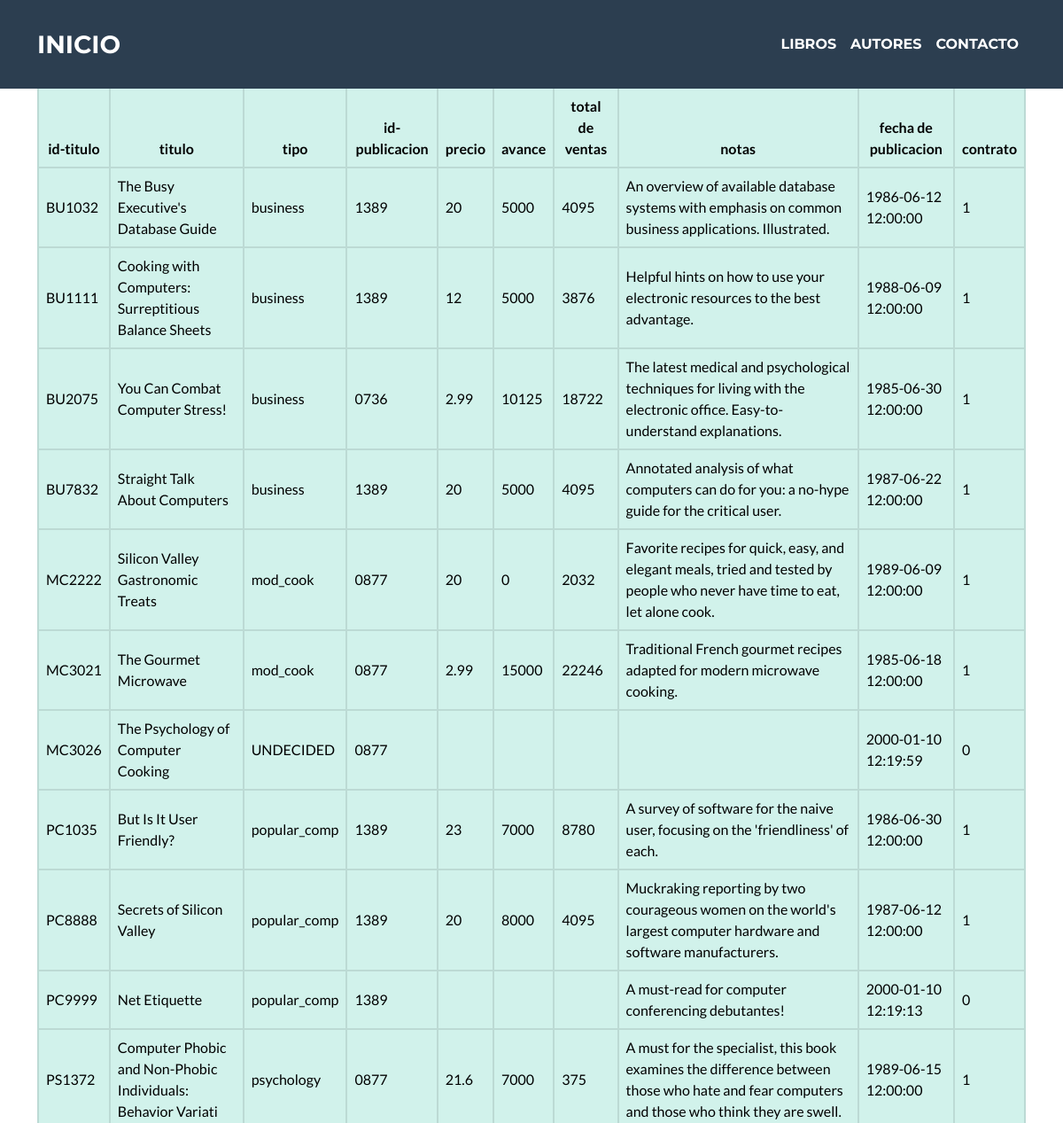
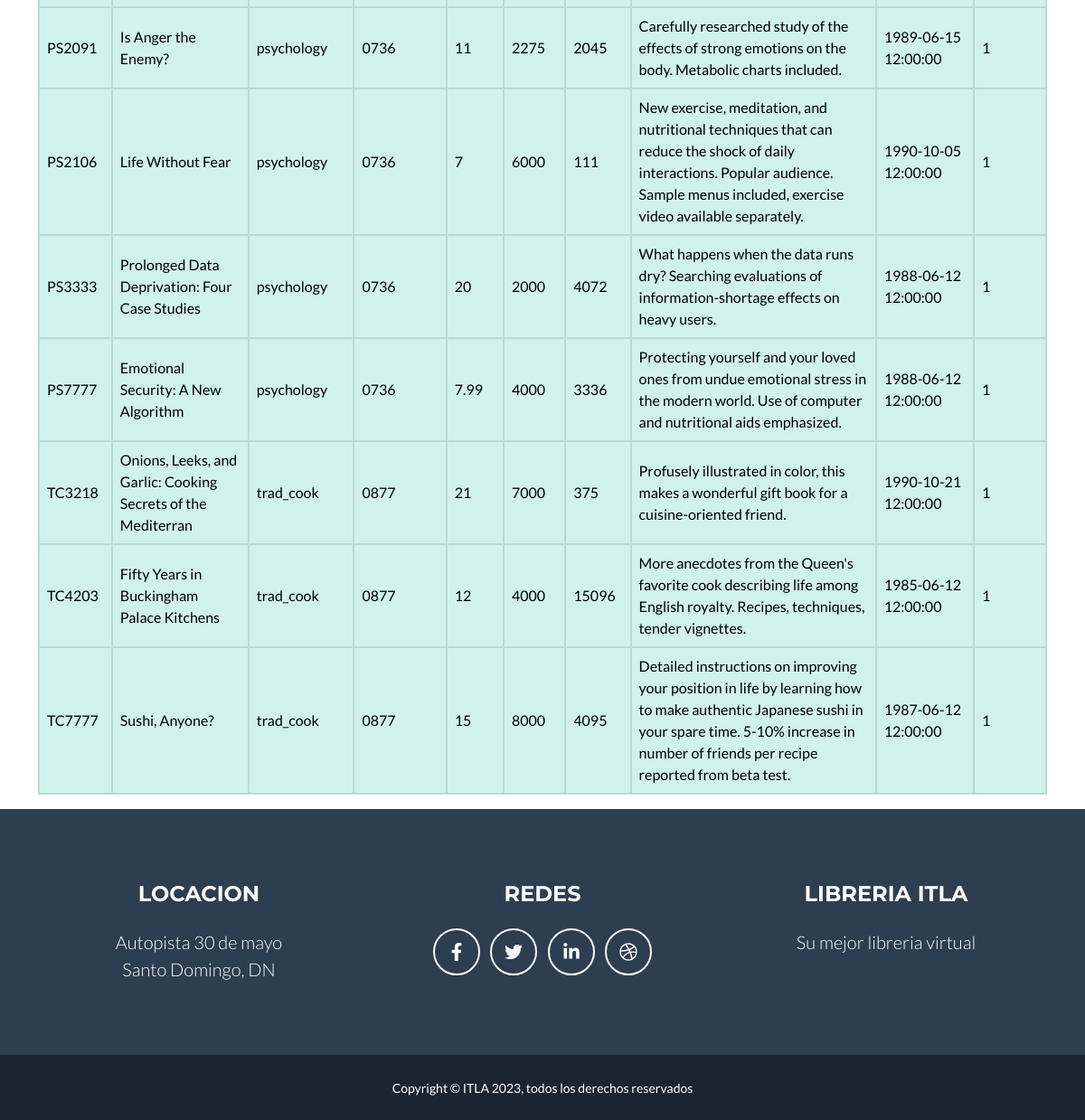
The app's page /libros.php with its own data (2 pictures, top to bottom).
### tables this page shows
CREATE TABLE `titulos` (
  `id_titulo` varchar(6) NOT NULL,
  `titulo` varchar(60) NOT NULL,
  `tipo` varchar(15) NOT NULL,
  `id_pub` varchar(4) NOT NULL,
  `precio` double DEFAULT NULL,
  `avance` double DEFAULT NULL,
  `total_ventas` int(11) DEFAULT NULL,
  `notas` varchar(255) NOT NULL,
  `fecha_pub` datetime NOT NULL,
  `contrato` varchar(1) NOT NULL
);

### libros.php (the view, shortened to what this page needs)
<?php
include("conexion.php");
$libros = "SELECT * FROM titulos"
?>
<!DOCTYPE html>
<html lang="es">
    <head>
        <link href="css/styles.css" rel="stylesheet" />
    </head>
    <body>
        <nav class="navbar navbar-expand-lg bg-secondary text-uppercase fixed-top" id="mainNav">
            <div class="container">
                <a class="navbar-brand" href="index.php">Inicio</a>
                <div class="collapse navbar-collapse" id="navbarResponsive">
                    <ul class="navbar-nav ms-auto">
                        <li class="nav-item"><a class="nav-link" href="libros.php">Libros</a></li>
                        <li class="nav-item"><a class="nav-link" href="autores.php">Autores</a></li>
                        <li class="nav-item "><a class="nav-link" href="contacto.php">Contacto</a></li>
                    </ul>
                </div>
            </div>
        </nav>
        <h1 class="text-center">Libreria ITLA</h1>
        <h3 class="text-center">Acceda a nuestro catalogo</h3>
        <div class="container">
            <div class="row">
                <div class="col-lg-12">
                    <table id="tablaLibros" class="table-hover table-bordered table-primary table align-middle" style="width:100%">
                         <thead class="text-center">
                            <th>id-titulo</th>
                            <th>titulo</th>
                            <th>tipo</th>
                            <th>id-publicacion</th>
                            <th>precio</th>
                            <th>avance</th>
                            <th>total de ventas</th>
                            <th>notas</th>
                            <th>fecha de publicacion</th>
                            <th>contrato</th>
                         </thead>
                         <tbody>
                            <?php  $resultado = mysqli_query($conexion, $libros);
                            while($titulo=mysqli_fetch_assoc($resultado)){ ?>
                         <tr>
                                <td><?php echo $titulo['id_titulo']?></td>
                                <td><?php echo $titulo['titulo']?></td>
                                <td><?php echo $titulo['tipo']?></td>
                                <td><?php echo $titulo['id_pub']?></td>
                                <td><?php echo $titulo['precio']?></td>
                                <td><?php echo $titulo['avance']?></td>
                                <td><?php echo $titulo['total_ventas']?></td>
                                <td><?php echo $titulo['notas']?></td>
                                <td><?php echo $titulo['fecha_pub']?></td>
                                <td><?php echo $titulo['contrato']?></td>
                            </tr>
                             <?php  } mysqli_free_result($resultado); ?>
                         </tbody>
                    </table>
                </div>
            </div>
        </div>
        <footer class="footer text-center">
            <div class="container">
                <div class="row">
                    <div class="col-lg-4 mb-5 mb-lg-0">
                        <h4 class="text-uppercase mb-4">Locacion</h4>
                        <p class="lead mb-0">
                            Autopista 30 de mayo
                            <br />
                            Santo Domingo, DN
                        </p>
                    </div>
                    <div class="col-lg-4 mb-5 mb-lg-0">
                        <h4 class="text-uppercase mb-4">REDES</h4>
                        <a class="btn btn-outline-light btn-social mx-1" href="#!"><i class="fab fa-fw fa-facebook-f"></i></a>
                        <a class="btn btn-outline-light btn-social mx-1" href="#!"><i class="fab fa-fw fa-twitter"></i></a>
                        <a class="btn btn-outline-light btn-social mx-1" href="#!"><i class="fab fa-fw fa-linkedin-in"></i></a>
                        <a class="btn btn-outline-light btn-social mx-1" href="#!"><i class="fab fa-fw fa-dribbble"></i></a>
                    </div>
                    <div class="col-lg-4">
                        <h4 class="text-uppercase mb-4">Libreria ITLA</h4>
                        <p class="lead mb-0">
                            Su mejor libreria virtual
                        </p>
                    </div>
                </div>
            </div>
        </footer>
        <div class="copyright py-4 text-center text-white">
            <div class="container"><small>Copyright &copy; ITLA 2023, todos los derechos reservados</small></div>
        </div>
    </body>
</html>

### records on screen
titulos: id_titulo "BU1032", titulo "The Busy Executive's Database Guide", tipo "business", id_pub "1389", precio "20", avance "5000", total_ventas "4095", notas "An overview of available database systems with emphasis on common business applications. Illustrated.", fecha_pub "1986-06-12 12:00:00", contrato "1"
titulos: id_titulo "BU1111", titulo "Cooking with Computers: Surreptitious Balance Sheets", tipo "business", id_pub "1389", precio "12", avance "5000", total_ventas "3876", notas "Helpful hints on how to use your electronic resources to the best advantage.", fecha_pub "1988-06-09 12:00:00", contrato "1"
titulos: id_titulo "BU2075", titulo "You Can Combat Computer Stress!", tipo "business", id_pub "0736", precio "2.99", avance "10125", total_ventas "18722", notas "The latest medical and psychological techniques for living with the electronic office. Easy-to-understand explanations.", fecha_pub "1985-06-30 12:00:00", contrato "1"
titulos: id_titulo "BU7832", titulo "Straight Talk About Computers", tipo "business", id_pub "1389", precio "20", avance "5000", total_ventas "4095", notas "Annotated analysis of what computers can do for you: a no-hype guide for the critical user.", fecha_pub "1987-06-22 12:00:00", contrato "1"
titulos: id_titulo "MC2222", titulo "Silicon Valley Gastronomic Treats", tipo "mod_cook", id_pub "0877", precio "20", avance "0", total_ventas "2032", notas "Favorite recipes for quick, easy, and elegant meals, tried and tested by people who never have time to eat, let alone cook.", fecha_pub "1989-06-09 12:00:00", contrato "1"
titulos: id_titulo "MC3021", titulo "The Gourmet Microwave", tipo "mod_cook", id_pub "0877", precio "2.99", avance "15000", total_ventas "22246", notas "Traditional French gourmet recipes adapted for modern microwave cooking.", fecha_pub "1985-06-18 12:00:00", contrato "1"
titulos: id_titulo "MC3026", titulo "The Psychology of Computer Cooking", tipo "UNDECIDED", id_pub "0877", fecha_pub "2000-01-10 12:19:59", contrato "0"
titulos: id_titulo "PC1035", titulo "But Is It User Friendly?", tipo "popular_comp", id_pub "1389", precio "23", avance "7000", total_ventas "8780", notas "A survey of software for the naive user, focusing on the 'friendliness' of each.", fecha_pub "1986-06-30 12:00:00", contrato "1"
titulos: id_titulo "PC8888", titulo "Secrets of Silicon Valley", tipo "popular_comp", id_pub "1389", precio "20", avance "8000", total_ventas "4095", notas "Muckraking reporting by two courageous women on the world's largest computer hardware and software manufacturers.", fecha_pub "1987-06-12 12:00:00", contrato "1"
titulos: id_titulo "PC9999", titulo "Net Etiquette", tipo "popular_comp", id_pub "1389", notas "A must-read for computer conferencing debutantes!", fecha_pub "2000-01-10 12:19:13", contrato "0"
titulos: id_titulo "PS1372", titulo "Computer Phobic and Non-Phobic Individuals: Behavior Variati", tipo "psychology", id_pub "0877", precio "21.6", avance "7000", total_ventas "375", notas "A must for the specialist, this book examines the difference between those who hate and fear computers and those who think they are swell.", fecha_pub "1989-06-15 12:00:00", contrato "1"
titulos: id_titulo "PS2091", titulo "Is Anger the Enemy?", tipo "psychology", id_pub "0736", precio "11", avance "2275", total_ventas "2045", notas "Carefully researched study of the effects of strong emotions on the body. Metabolic charts included.", fecha_pub "1989-06-15 12:00:00", contrato "1"
titulos: id_titulo "PS2106", titulo "Life Without Fear", tipo "psychology", id_pub "0736", precio "7", avance "6000", total_ventas "111", notas "New exercise, meditation, and nutritional techniques that can reduce the shock of daily interactions. Popular audience. Sample menus included, exercise video available separately.", fecha_pub "1990-10-05 12:00:00", contrato "1"
titulos: id_titulo "PS3333", titulo "Prolonged Data Deprivation: Four Case Studies", tipo "psychology", id_pub "0736", precio "20", avance "2000", total_ventas "4072", notas "What happens when the data runs dry? Searching evaluations of information-shortage effects on heavy users.", fecha_pub "1988-06-12 12:00:00", contrato "1"
titulos: id_titulo "PS7777", titulo "Emotional Security: A New Algorithm", tipo "psychology", id_pub "0736", precio "7.99", avance "4000", total_ventas "3336", notas "Protecting yourself and your loved ones from undue emotional stress in the modern world. Use of computer and nutritional aids emphasized.", fecha_pub "1988-06-12 12:00:00", contrato "1"
titulos: id_titulo "TC3218", titulo "Onions, Leeks, and Garlic: Cooking Secrets of the Mediterran", tipo "trad_cook", id_pub "0877", precio "21", avance "7000", total_ventas "375", notas "Profusely illustrated in color, this makes a wonderful gift book for a cuisine-oriented friend.", fecha_pub "1990-10-21 12:00:00", contrato "1"
titulos: id_titulo "TC4203", titulo "Fifty Years in Buckingham Palace Kitchens", tipo "trad_cook", id_pub "0877", precio "12", avance "4000", total_ventas "15096", notas "More anecdotes from the Queen's favorite cook describing life among English royalty. Recipes, techniques, tender vignettes.", fecha_pub "1985-06-12 12:00:00", contrato "1"
titulos: id_titulo "TC7777", titulo "Sushi, Anyone?", tipo "trad_cook", id_pub "0877", precio "15", avance "8000", total_ventas "4095", notas "Detailed instructions on improving your position in life by learning how to make authentic Japanese sushi in your spare time. 5-10% increase in number of friends per recipe reported from beta test.", fecha_pub "1987-06-12 12:00:00", contrato "1"
